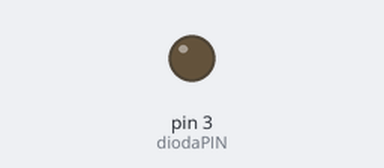
Bench run of a sketch on a simulated Arduino Uno, built with avr-gcc and run on an emulated ATmega328P. On the bench: output pins drawn as LEDs (lit = HIGH).

Above: at 0.05 s.
At 1.6 s:
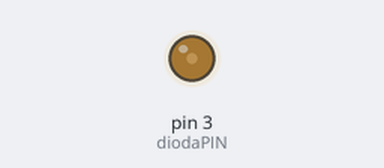
At 3.2 s:
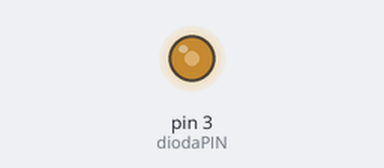
At 6.4 s:
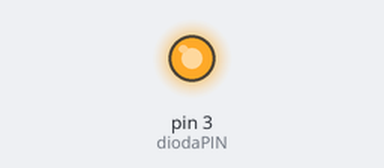
Timing chart, 0 to 8.3 s (numbered marks = the images above):
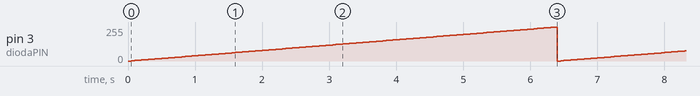

The sketch:

arduino5.1.ino
```cpp
#define diodaPIN 3

char wypelnienie = 0;
int zmiana = 2;

void setup() {
	pinMode(diodaPIN, OUTPUT);//Konfiguracja pinu jako wyjścia
}

void loop() {
	analogWrite(diodaPIN, wypelnienie); //Generujemy sygnał o zadanym wypełnieniu


	wypelnienie = wypelnienie + zmiana; //Zwiększamy wypełnienie


	delay(50); //Małe opóźnienie, aby efekt był widoczny
}
```

Measured:
- by itself, pin 3 (diodaPIN): ramps from 0/255 to 254/255 and jumps back, once every 6.4 s
